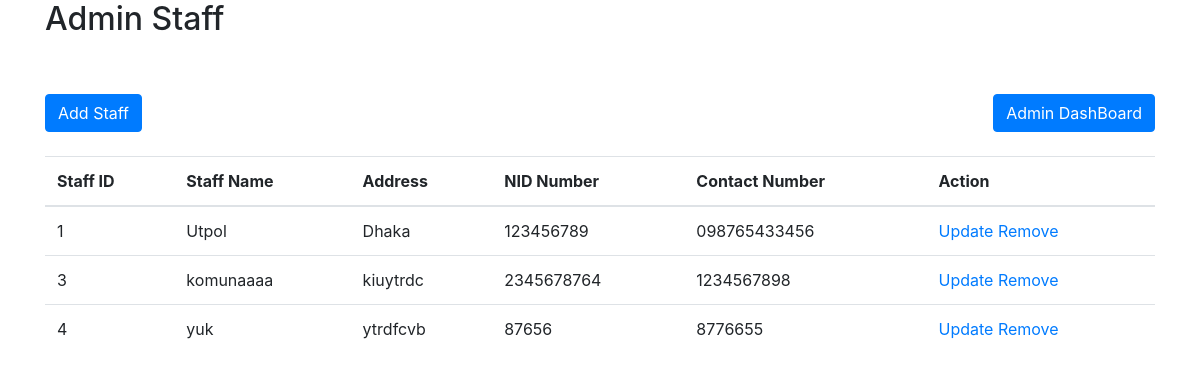
The page /admin_staff.php on the database its author committed.
### tables this page shows
CREATE TABLE `staffs` (
  `staff_id` int(11) NOT NULL,
  `name` varchar(255) NOT NULL,
  `address` varchar(255) NOT NULL,
  `nid` varchar(20) NOT NULL,
  `contact` varchar(15) NOT NULL
);

### display_staffs.php (the view, shortened to what this page needs)
<?php
function displayStaffs() {
    include 'db_connection.php';
    $query = "SELECT * FROM staffs";
    $result = mysqli_query($connection, $query);
    if ($result) {
        echo '<table class="table">
                <thead>
                    <tr>
                        <th>Staff ID</th>
                        <th>Staff Name</th>
                        <th>Address</th>
                        <th>NID Number</th>
                        <th>Contact Number</th>
                        <th>Action</th>
                    </tr>
                </thead>
                <tbody>';
        while ($row = mysqli_fetch_assoc($result)) {
            echo '<tr>
                    <td>' . $row['staff_id'] . '</td>
                    <td>' . $row['name'] . '</td>
                    <td>' . $row['address'] . '</td>
                    <td>' . $row['nid'] . '</td>
                    <td>' . $row['contact'] . '</td>
                    <td>
                        <a href="update_staff.php?id=' . $row['staff_id'] . '">Update</a>
                        <a href="remove_staff.php?id=' . $row['staff_id'] . '">Remove</a>
                    </td>
                </tr>';
        }
        echo '</tbody></table>';
    } else {
        echo "Error retrieving data: " . mysqli_error($connection);
    }
}
?>

### rows shown on the page
staffs: staff_id "1", name "Utpol", address "Dhaka", nid "123456789", contact "098765433456"
staffs: staff_id "3", name "komunaaaa", address "kiuytrdc", nid "2345678764", contact "1234567898"
staffs: staff_id "4", name "yuk", address "ytrdfcvb", nid "87656", contact "8776655"
